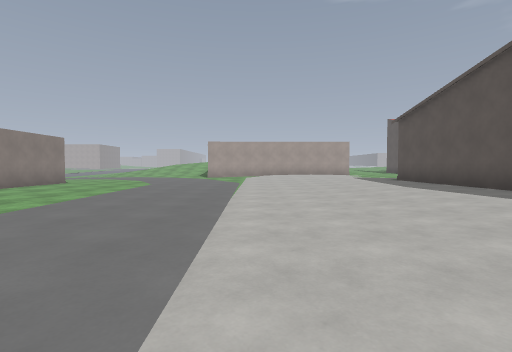
[1] (above)

22 first-person views from a walk through a 3-D level made in the Godot game engine. The camera is 1.3 m above the floor, tilts 2° down and sees 85° across. The floor is counted in squares, 2 m on a side. Each view is taken from the middle of a square. On the plan, view 1 faces up. The plan holds only what a view shows up to about 9 squares ahead; the rest is blank. The place goes on beyond the plan. Surface patterns are stand-ins for the level's own textures.

[2]
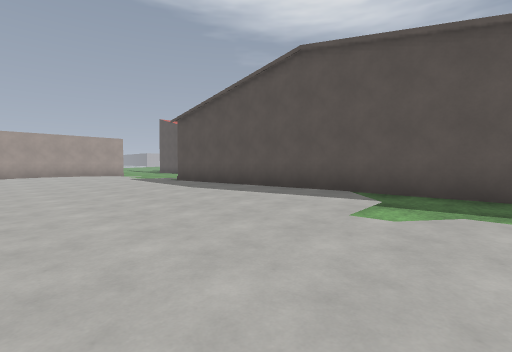

[3]
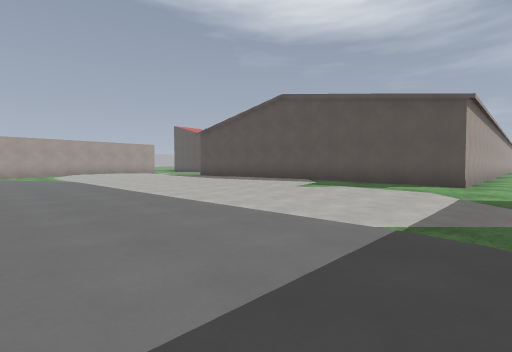

[4]
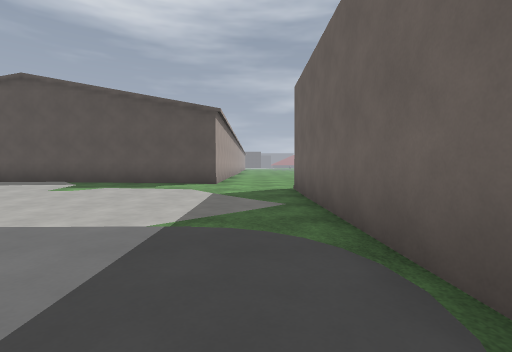

[5]
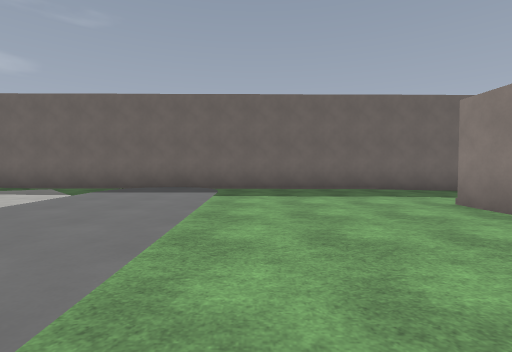

[6]
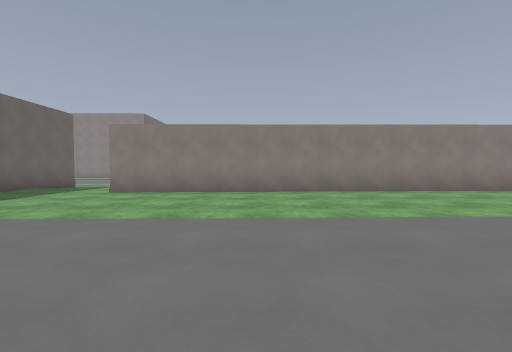

[7]
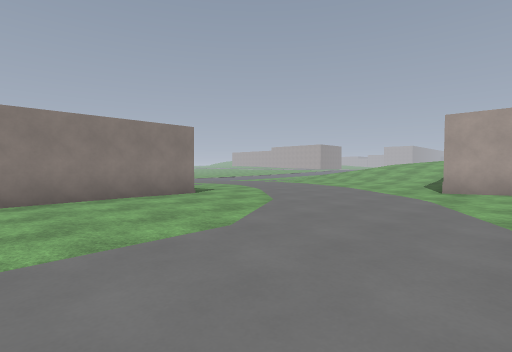

[8]
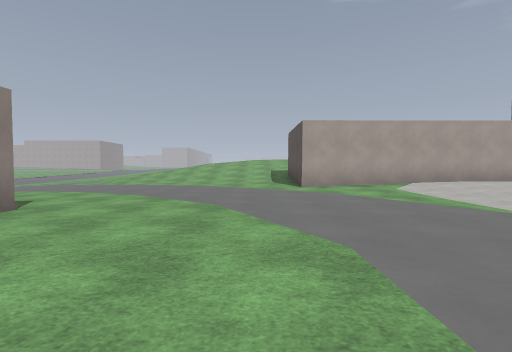

[9]
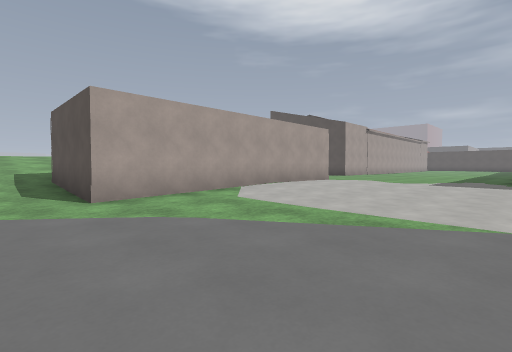

[10]
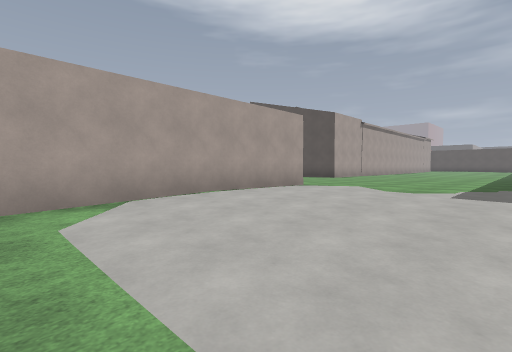

[11]
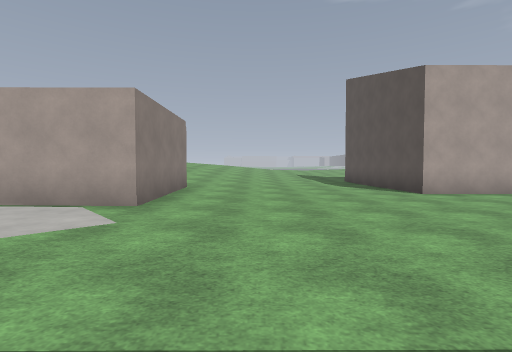

[12]
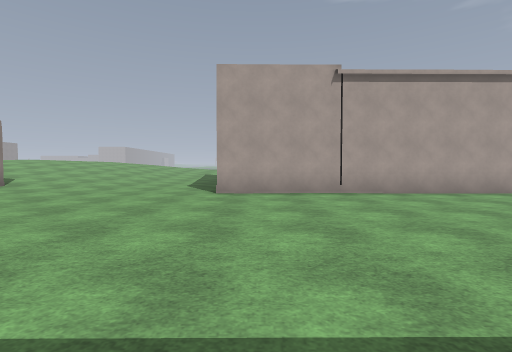

[13]
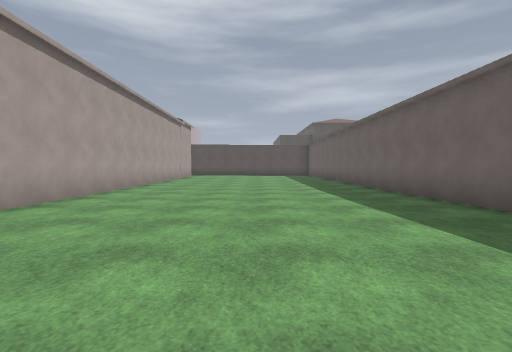

[14]
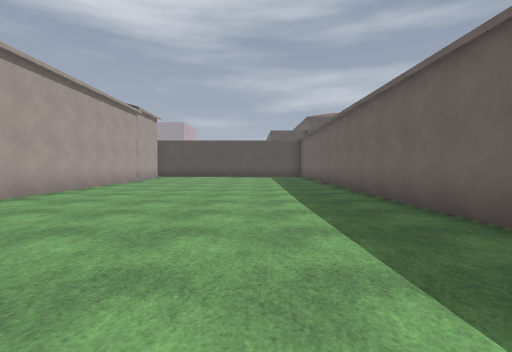

[15]
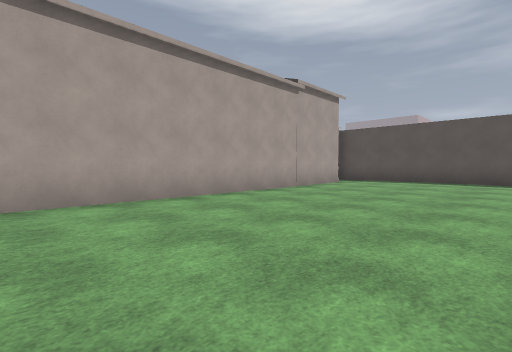

[16]
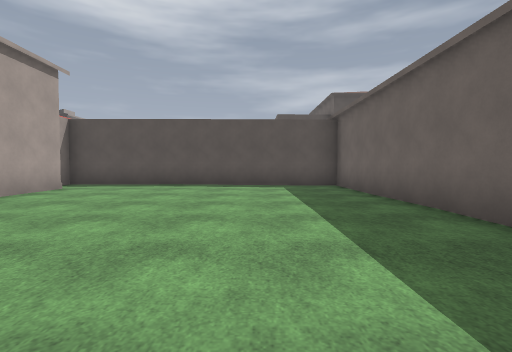

[17]
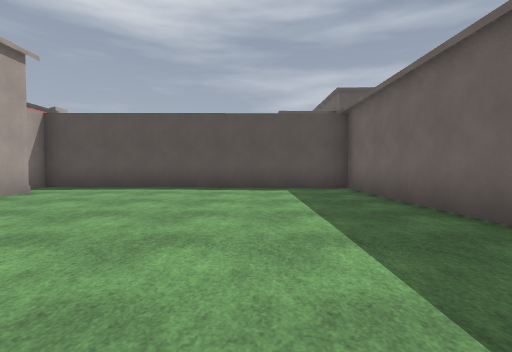

[18]
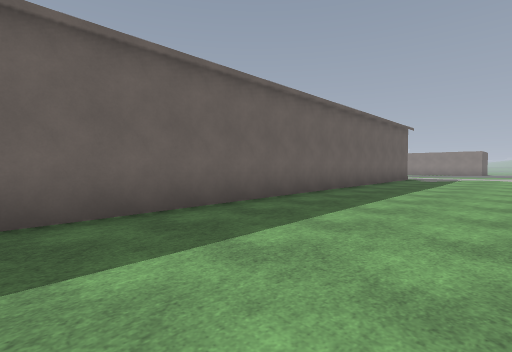

[19]
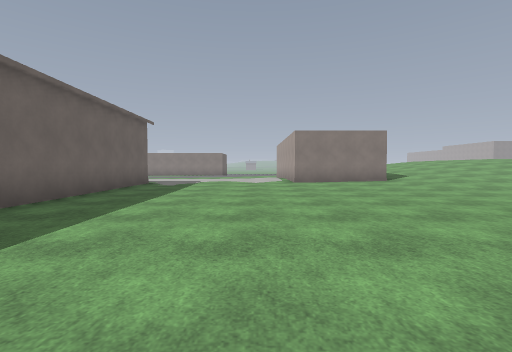

[20]
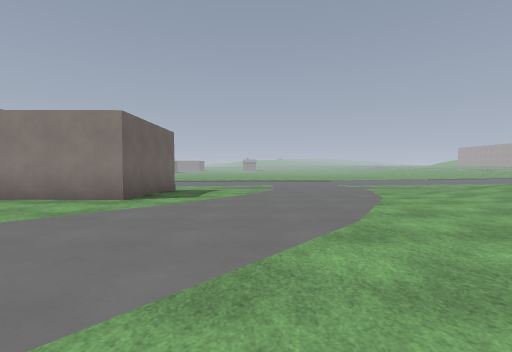

[21]
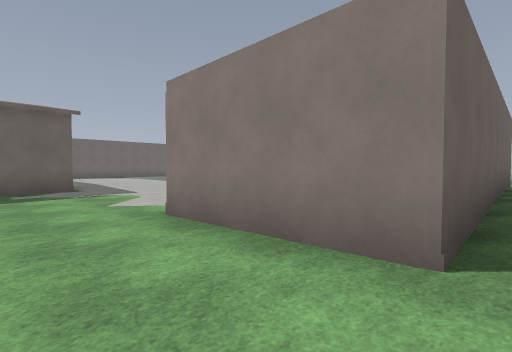

[22]
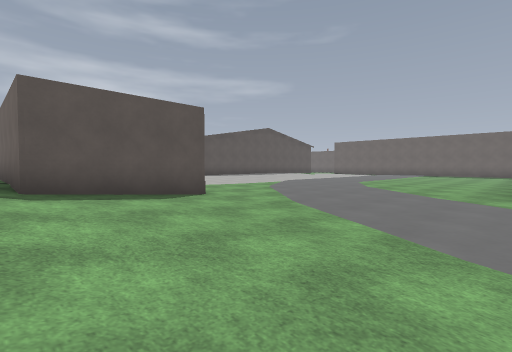

### Floor plan
Key: @ floor where view 1 was taken; # wall or solid block; . main floor; : floor 0.25 m higher than the main floor; - floor 0.25 m lower than the main floor; / step, stairs or slope.
Columns run from 8 left of view 1 to 31 right of it. Each row starts with its distance up from view 1.
 19 /////////////::....#                 ###
 18 ---///########.....###################.#
 17 /---//########.........................#
 16 --/---########.............--..........#
 15 ---/---../...............------........#
 14 ----/---.................------........#
 13 -/--./---................------........#
 12 --/.../---................----.........#
 11 #--/.../--..................-..........#
 10 #---/../---..###########################
  9 #----...---..##
  8 #----------...#
  7 #----------...#
  6 #----------...#
  5 #----------...#
  4 #----------...#
  3 #----/-----...#
  2 #----/-----//.#
  1 #----/-----...#
  0 #----/--@--.-.###
 -1 -----/-----/-....
 -2 -----/-------..
 -3 #############--

Positions as (right, up) in squares from view 1, and headings:
1: (0, 0), facing up
2: (0, 1), facing up-right
3: (-3, -2), facing up-right
4: (-3, -2), facing right
5: (-4, 5), facing down
6: (0, 4), facing left
7: (-1, 7), facing up-left
8: (-4, 7), facing up
9: (-4, 10), facing up-right
10: (-1, 11), facing up-right
11: (7, 11), facing up
12: (12, 11), facing up
13: (12, 14), facing right
14: (15, 13), facing right
15: (20, 13), facing up-right
16: (22, 13), facing right
17: (23, 13), facing right
18: (18, 14), facing down-left
19: (15, 14), facing left
20: (-2, 14), facing left
21: (7, 19), facing down-left
22: (-8, 19), facing down-right
